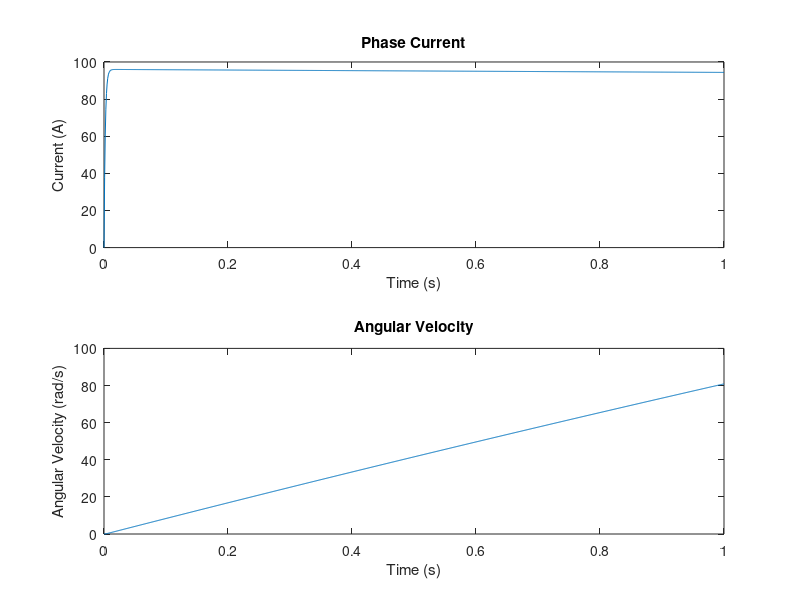

MATLAB code to generate this figure:
% Parameters
R = 0.5;      % Resistance (Ohms)
L = 0.001;    % Inductance (H)
Ke = 0.01;    % Back-EMF constant (V-s/rad)
Kt = 0.01;    % Torque constant (Nm/A)
J = 0.01;     % Rotor inertia (kg-m^2)
B = 0.001;    % Damping coefficient (Nm-s/rad)
TL = 0.1;     % Load torque (Nm)

% State-space matrices
A = [-R/L, -Ke/L;
      Kt/J, -B/J];

B = [1/L;
     0];

D = [0;
     -1/J];

C = [0, 1];   % Output is angular velocity

% Input vector (Voltage and Load Torque)
u = 48;       % Input voltage (V)

% Create state-space system
sys = ss(A, [B, D], C, 0);

% Time vector
t = 0:0.001:1; % 1-second simulation

% Input signals
V = 48 * ones(size(t));  % Constant voltage input
load_torque = TL * ones(size(t)); % Constant load torque

% Combine inputs
inputs = [V; load_torque]';

% Initial conditions [Current; Angular Velocity]
x0 = [0; 0];

% Simulate the system
[y, t_out, x] = lsim(sys, inputs, t, x0);

% Plot results
figure;
subplot(2,1,1);
plot(t_out, x(:,1)); % Current (I)
xlabel('Time (s)');
ylabel('Current (A)');
title('Phase Current');

subplot(2,1,2);
plot(t_out, x(:,2)); % Angular velocity (omega)
xlabel('Time (s)');
ylabel('Angular Velocity (rad/s)');
title('Angular Velocity');
